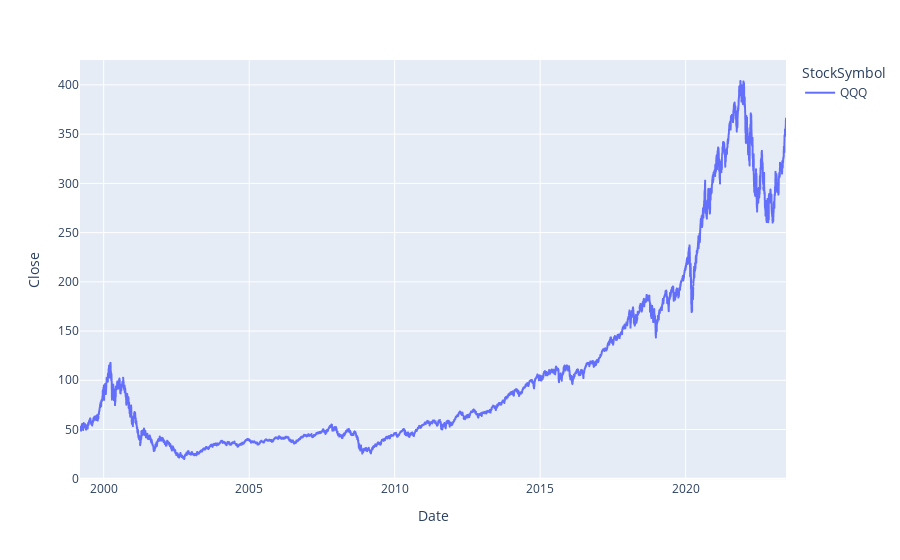

The code cell stored with this chart in its notebook:
### Code cell
fig.show()

### Figure 1 — Plotly figure (JSON) as saved in the notebook; plotly's stock layout.template omitted (floating-point values rounded to 4 significant figures; data arrays with more than 128 entries replaced by an {"elided": "..."} marker saying what was removed)
{"data": [{"hovertemplate": "<b>%{hovertext}</b><br><br>StockSymbol=QQQ<br>Date=%{x}<br>Close=%{y}<extra></extra>", "hovertext": {"elided": "6107 str values"}, "legendgroup": "QQQ", "line": {"color": "#636efa", "dash": "solid"}, "marker": {"symbol": "circle"}, "mode": "lines", "name": "QQQ", "showlegend": true, "type": "scattergl", "x": {"elided": "6107 str values"}, "xaxis": "x", "y": {"elided": "6107 float values"}, "yaxis": "y"}], "layout": {"legend": {"title": {"text": "StockSymbol"}, "tracegroupgap": 0}, "margin": {"t": 60}, "xaxis": {"anchor": "y", "domain": [0, 1], "title": {"text": "Date"}}, "yaxis": {"anchor": "x", "domain": [0, 1], "title": {"text": "Close"}}}}
